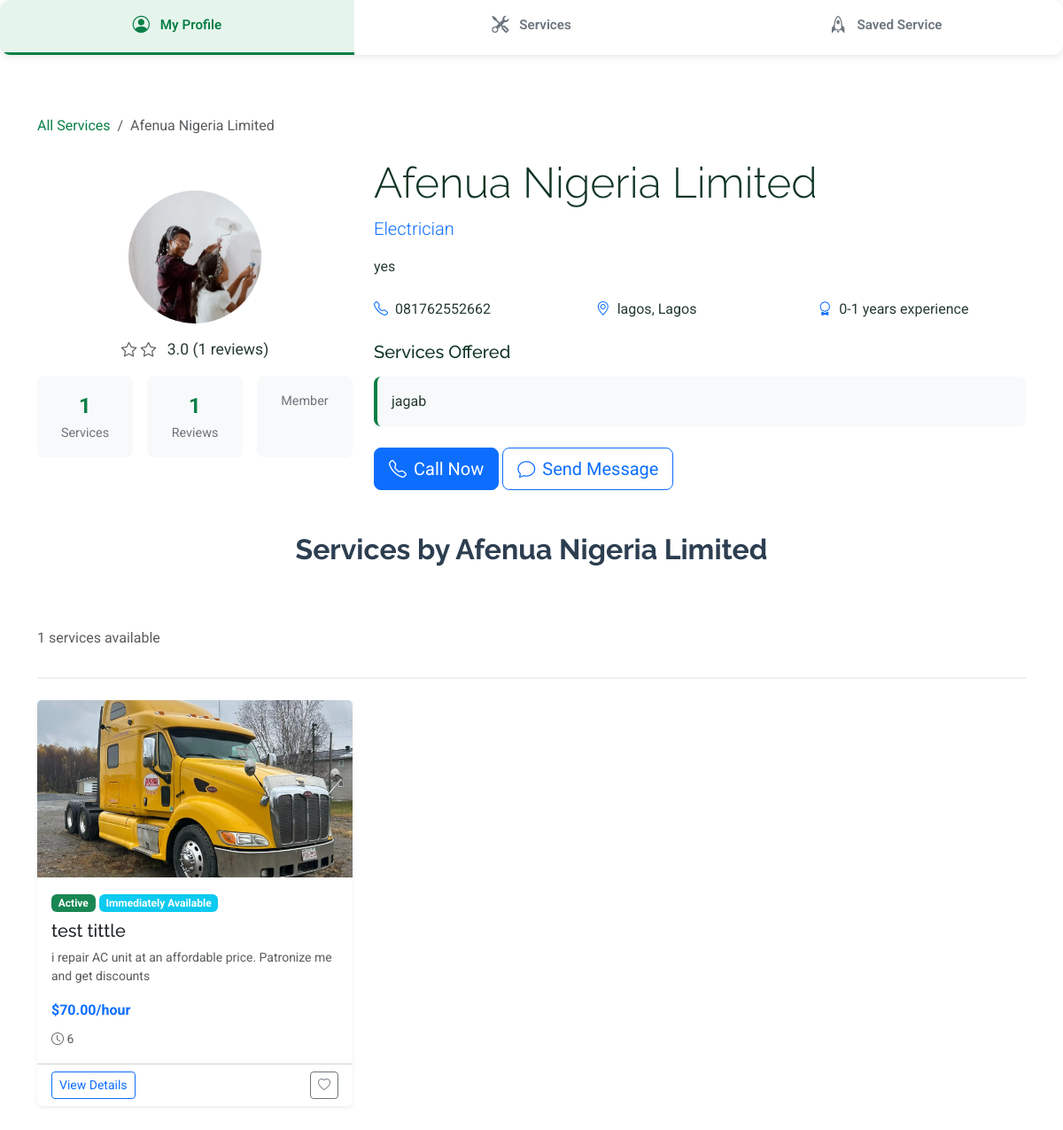
/craftsman/3/, run on the app's committed database.
### findus/models.py (models this page shows, shortened)
class CraftsmanProfile(models.Model):
    SERVICE_CATEGORIES = [
    ('plumbing', 'Plumber'),
    ('electrical', 'Electrician'),
    ('ac_technician', 'AC Technician'),
    ('carpentry', 'Carpenter'),
    ('tiling', 'Tiler'),
    ('painting', 'Painter'),
    ('furniture_maker', 'Furniture Maker'),
    ('fumigation', 'Fumigator'),
    ('dstv_technician', 'DSTV Technician'),
    ('gas_appliance', 'Gas Appliance Technician'),
    ('pop_worker', 'POP Worker'),
    ('cleaning', 'Cleaner'),
    ('aluminium_worker', 'Aluminium Worker'),
    ('welding', 'Welder'),
    ('roofing', 'Roof Technician'),
    ('solar_power', 'Solar Power Technician'),
    ('masonry', 'Mason'),
    ('glass_partitioning', 'Glass/Partitioning Worker'),
    ('bricklayer', 'Bricklayer / Plasterer'),
    ('foreman', 'Foreman'),
    ('landscaping', 'Landscaping'),
    ('appliance_repair', 'Appliance Repair'),
    ('hvac', 'HVAC Services'),
    ('security_installation', 'CCTV / Security System Technician'),
    ('generator_technician', 'Generator Technician'),
    ('interior_design', 'Interior Designer'),
    ('flooring', 'Flooring / Epoxy Work'),
    ('metal_fabrication', 'Metal Fabrication'),
    ('waterproofing', 'Waterproofing Specialist'),
    ('pest_control', 'Pest Control'),
    ('scaffolding', 'Scaffolding Worker'),
    ('site_supervisor', 'Site Supervisor'),
    ('other', 'Other'),
]
    user_profile = models.OneToOneField('UserProfile', on_delete=models.CASCADE)
    business_name = models.CharField(max_length=255)
    service_category = models.CharField(
        max_length=100,
        choices=SERVICE_CATEGORIES
    )
    services_offered = models.TextField()
    service_area = models.CharField(max_length=255)
    years_of_experience = models.CharField(max_length=20, choices=[
        ('0-1', '0-1 years'),
        ('1-3', '1-3 years'),
        ('3-5', '3-5 years'),
        ('5+', '5+ years'),
    ])
    profile_photo = models.ImageField(upload_to='craftsman_profiles/', null=True, blank=True)
    license_number = models.CharField(max_length=100, blank=True, null=True)
    description = models.TextField()
    is_verified = models.BooleanField(default=False)
    rating = models.FloatField(default=0.0)
    created_at = models.DateTimeField(auto_now_add=True)
    updated_at = models.DateTimeField(auto_now=True)
    address = models.TextField()
    city = models.CharField(max_length=100)
    state = models.CharField(max_length=100)
    country = models.CharField(max_length=100)
    postal_code = models.CharField(max_length=20)
    phone = models.CharField(
        max_length=20
    )

class Service(models.Model):
    CATEGORY_CHOICES = [
        ('plumbing', 'Plumber'),
    ('electrical', 'Electrician'),
    ('ac_technician', 'AC Technician'),
    ('carpentry', 'Carpenter'),
    ('tiling', 'Tiler'),
    ('painting', 'Painter'),
    ('furniture_maker', 'Furniture Maker'),
    ('fumigation', 'Fumigator'),
    ('dstv_technician', 'DSTV Technician'),
    ('gas_appliance', 'Gas Appliance Technician'),
    ('pop_worker', 'POP Worker'),
    ('cleaning', 'Cleaner'),
    ('aluminium_worker', 'Aluminium Worker'),
    ('welding', 'Welder'),
    ('roofing', 'Roof Technician'),
    ('solar_power', 'Solar Power Technician'),
    ('masonry', 'Mason'),
    ('glass_partitioning', 'Glass/Partitioning Worker'),
    ('bricklayer', 'Bricklayer / Plasterer'),
    ('foreman', 'Foreman'),
    ('landscaping', 'Landscaping'),
    ('appliance_repair', 'Appliance Repair'),
    ('hvac', 'HVAC Services'),
    ('security_installation', 'CCTV / Security System Technician'),
    ('generator_technician', 'Generator Technician'),
    ('interior_design', 'Interior Designer'),
    ('flooring', 'Flooring / Epoxy Work'),
    ('metal_fabrication', 'Metal Fabrication'),
    ('waterproofing', 'Waterproofing Specialist'),
    ('pest_control', 'Pest Control'),
    ('scaffolding', 'Scaffolding Worker'),
    ('site_supervisor', 'Site Supervisor'),
    ('other', 'Other'),
    ]
    PRICE_TYPE_CHOICES = [
        ('hourly', 'Hourly Rate'),
        ('fixed', 'Fixed Price'),
    ]
    AVAILABILITY_CHOICES = [
        ('immediate', 'Immediately Available'),
        ('24_hours', 'Within 24 Hours'),
        ('48_hours', 'Within 48 Hours'),
        ('scheduled', 'By Appointment Only'),
    ]
    SERVICE_SCOPE_CHOICES = [
        ('small', 'Small Job (1-2 hours)'),
        ('medium', 'Medium Job (Half day)'),
        ('large', 'Large Job (Full day+)'),
        ('project', 'Multi-day Project'),
    ]
    craftsman = models.ForeignKey('CraftsmanProfile', on_delete=models.CASCADE)
    title = models.CharField(max_length=100)
    category = models.CharField(max_length=50, choices=CATEGORY_CHOICES)
    description = models.TextField()
    price_type = models.CharField(max_length=10, choices=PRICE_TYPE_CHOICES)
    hourly_rate = models.DecimalField(max_digits=8, decimal_places=2, null=True, blank=True)
    fixed_price = models.DecimalField(max_digits=8, decimal_places=2, null=True, blank=True)
    estimated_duration = models.CharField(max_length=100)
    min_hours = models.CharField(max_length=100, blank=True)
    image = models.ImageField(upload_to='service_images/', null=True, blank=True)
    availability = models.CharField(
        max_length=20,
        choices=AVAILABILITY_CHOICES,
        default='immediate'
    )
    job_size = models.CharField(
        max_length=20,
        choices=SERVICE_SCOPE_CHOICES,
        default='medium'
    )
    materials_included = models.BooleanField(default=False)
    travel_fee = models.DecimalField(
        max_digits=6,
        decimal_places=2,
        null=True,
        blank=True
    )
    features = models.JSONField(default=list, blank=True)
    service_status = models.CharField(max_length=100)
    created_at = models.DateTimeField(auto_now_add=True)
    updated_at = models.DateTimeField(auto_now=True)

### findus/views.py (the view)
# urls.py: path('craftsman/<int:craftsman_id>/', views.craftsman_public_profile, name='craftsman_public_profile'),
def craftsman_public_profile(request, craftsman_id):
    craftsman = get_object_or_404(
        CraftsmanProfile.objects.select_related(
            'user_profile',
            'user_profile__user'
        ),
        id=craftsman_id
    )
    services = Service.objects.filter(
        craftsman=craftsman,
        service_status='Active'
    ).annotate(
        avg_rating=Avg('reviews__rating'),
        review_count=Count('reviews')
    ).order_by('-created_at')
    paginator = Paginator(services, 6)
    page_number = request.GET.get('page')
    page_obj = paginator.get_page(page_number)
    total_reviews = Review.objects.filter(service__craftsman=craftsman).count()
    avg_rating = Review.objects.filter(
        service__craftsman=craftsman
    ).aggregate(avg_rating=Avg('rating'))['avg_rating'] or 0
    craftsman_stats = {
        'total_services': services.count(),
        'total_reviews': total_reviews,
        'avg_rating': round(avg_rating, 1) if avg_rating else 0,
        'member_since': craftsman.created_at
    }
    context = {
        'craftsman': craftsman,
        'services': page_obj,
        'craftsman_stats': craftsman_stats,
    }
    return render(request, 'craftsman_public_profile.html', context)

### findus/templates/craftsman_public_profile.html (shortened to what this page needs)
{% load static %}
<!DOCTYPE html>
<html lang="en">
<head>
  <link href="{% static 'assets/vendor/bootstrap/css/bootstrap.min.css' %}" rel="stylesheet">
  <link href="{% static 'assets/vendor/bootstrap-icons/bootstrap-icons.css' %}" rel="stylesheet">
  <link href="{% static 'assets/vendor/aos/aos.css' %}" rel="stylesheet">
  <link href="{% static 'assets/vendor/swiper/swiper-bundle.min.css' %}" rel="stylesheet">
  <link href="{% static 'assets/css/main.css' %}" rel="stylesheet">
</head>
<body class="agent-profile-page">
  <main class="main">
    <div class="dashboard-tabs">
        <a href="{% url 'customer_profile' %}" class="tab active">
            <i class="bi bi-person-circle"></i> My Profile
        </a>
        <a href="{% url 'customer_dashboard' %}" class="tab">
            <i class="bi bi-tools"></i> Services
        </a>
        <a href="{% url 'saved_services' %}" class="tab">
            <i class="bi bi-rocket"></i> Saved Service
        </a>
    </div>
    <div class="container py-5">
        <nav aria-label="breadcrumb" class="mb-4">
            <ol class="breadcrumb">
                <li class="breadcrumb-item"><a href="{% url 'customer_dashboard' %}">All Services</a></li>
                <li class="breadcrumb-item active">{{ craftsman.business_name }}</li>
            </ol>
        </nav>
        <div class="row align-items-center mb-5">
            <div class="col-lg-4 text-center">
                <div class="craftsman-avatar-large mb-3">
                    {% if craftsman.profile_photo %}
                        <img src="{{ craftsman.profile_photo.url }}" alt="{{ craftsman.business_name }}" class="img-fluid rounded-circle" style="width: 150px; height: 150px; object-fit: cover;">
                    {% else %}
                        <img src="{% static 'assets/img/default-avatar.jpg' %}" alt="Default avatar" class="img-fluid rounded-circle" style="width: 150px; height: 150px; object-fit: cover;">
                    {% endif %}
                </div>
                <div class="craftsman-stats">
                    <div class="rating-large mb-2">
                        {% for i in "12345" %}
                            <i class="bi bi-star{% if i|add:0 <= craftsman_stats.avg_rating %}fill text-warning{% else %} text-muted{% endif %}"></i>
                        {% endfor %}
                        <span class="ms-2">{{ craftsman_stats.avg_rating }} ({{ craftsman_stats.total_reviews }} reviews)</span>
                    </div>
                    <div class="stats-grid">
                        <div class="stat-item">
                            <strong>{{ craftsman_stats.total_services }}</strong>
                            <span>Services</span>
                        </div>
                        <div class="stat-item">
                            <strong>{{ craftsman_stats.total_reviews }}</strong>
                            <span>Reviews</span>
                        </div>
                        <div class="stat-item">
                            <span>Member</span>
                        </div>
                    </div>
                </div>
            </div>
            <div class="col-lg-8">
                <div class="craftsman-info">
                    <h1 class="display-5 mb-2">{{ craftsman.business_name }}</h1>
                    <p class="lead text-primary mb-3">{{ craftsman.get_service_category_display }}</p>
                    {% if craftsman.description %}
                    <div class="craftsman-bio mb-4">
                        <p class="mb-0">{{ craftsman.description }}</p>
                    </div>
                    {% endif %}
                    <div class="contact-info-grid mb-4">
                        <div class="contact-item">
                            <i class="bi bi-telephone text-primary"></i>
                            <span>{{ craftsman.phone }}</span>
                        </div>
                        <div class="contact-item">
                            <i class="bi bi-geo-alt text-primary"></i>
                            <span>{{ craftsman.city }}, {{ craftsman.state }}</span>
                        </div>
                        <div class="contact-item">
                            <i class="bi bi-award text-primary"></i>
                            <span>{{ craftsman.get_years_of_experience_display }} experience</span>
                        </div>
                    </div>
                    <div class="services-offered mb-4">
                        <h5 class="mb-3">Services Offered</h5>
                        <div class="services-tags">
                            {{ craftsman.services_offered }}
                        </div>
                    </div>
                    <div class="action-buttons">
                        <a href="tel:{{ craftsman.phone }}" class="btn btn-primary btn-lg">
                            <i class="bi bi-telephone me-2"></i>Call Now
                        </a>
                        <button class="btn btn-outline-primary btn-lg" onclick="showMessageModal('{{ craftsman.id }}')">
                            <i class="bi bi-chat me-2"></i>Send Message
                        </button>
                    </div>
                </div>
            </div>
        </div>
        <div class="services-section">
            <div class="section-header mb-4">
                <h2 class="section-title">Services by {{ craftsman.business_name }}</h2>
                <p class="text-muted">{{ craftsman_stats.total_services }} services available</p>
            </div>
            {% if services %}
            <div class="row g-4">
                {% for service in services %}
                <div class="col-lg-4 col-md-6">
                    <div class="service-card card border-0 shadow-sm h-100">
                        <a href="{% url 'service_detail' service.id %}">
                            {% if service.image %}
                                <img src="{{ service.image.url }}" class="card-img-top" alt="{{ service.title }}" style="height: 200px; object-fit: cover;">
                            {% else %}
                                <img src="{% static 'assets/img/default-service.jpg' %}" class="card-img-top" alt="Default service" style="height: 200px; object-fit: cover;">
                            {% endif %}
                        </a>
                        <div class="card-body">
                            <div class="service-status mb-2">
                                <span class="badge bg-success">{{ service.service_status }}</span>
                                <span class="badge bg-info">{{ service.get_availability_display }}</span>
                            </div>
                            <h5 class="card-title">
                                <a href="{% url 'service_detail' service.id %}" class="text-decoration-none text-dark">
                                    {{ service.title }}
                                </a>
                            </h5>
                            <p class="card-text text-muted small">{{ service.description|truncatewords:20 }}</p>
                            <div class="service-price mb-2">
                                <strong class="text-primary">
                                    {% if service.price_type == 'hourly' %}
                                        ${{ service.hourly_rate }}/hour
                                    {% else %}
                                        ${{ service.fixed_price }}
                                    {% endif %}
                                </strong>
                            </div>
                            <div class="service-meta">
                                <small class="text-muted">
                                    <i class="bi bi-clock"></i> {{ service.estimated_duration }}
                                </small>
                            </div>
                        </div>
                        <div class="card-footer bg-transparent">
                            <div class="service-actions">
                                <a href="{% url 'service_detail' service.id %}" class="btn btn-sm btn-outline-primary">View Details</a>
                                <button class="btn btn-sm btn-outline-secondary" onclick="addToFavorites({{ service.id }})">
                                    <i class="bi bi-heart"></i>
                                </button>
                            </div>
                        </div>
                    </div>
                </div>
                {% endfor %}
            </div>
            {% else %}
            <div class="text-center py-5">
                <i class="bi bi-tools display-1 text-muted"></i>
                <h4 class="mt-3">No services available</h4>
                <p class="text-muted">This craftsman hasn't added any services yet.</p>
            </div>
            {% endif %}
        </div>
    </div>
  </main>
</body>
</html>

### data on the page
CraftsmanProfile: business_name "Afenua Nigeria Limited", profile_photo (picture), service_category "Electrician", description "yes", phone "081762552662", city "lagos", state "Lagos", years_of_experience "0-1 years", services_offered "jagab"
Service: image (picture), service_status "Active", availability "Immediately Available", title "test tittle", description "i repair AC unit at an affordable price. Patronize me and get discounts", hourly_rate "70.00", estimated_duration "6"

### other printed values
{{ craftsman_stats.avg_rating }} "3.0"
{{ craftsman_stats.total_reviews }} "1"
{{ craftsman_stats.total_services }} "1"
